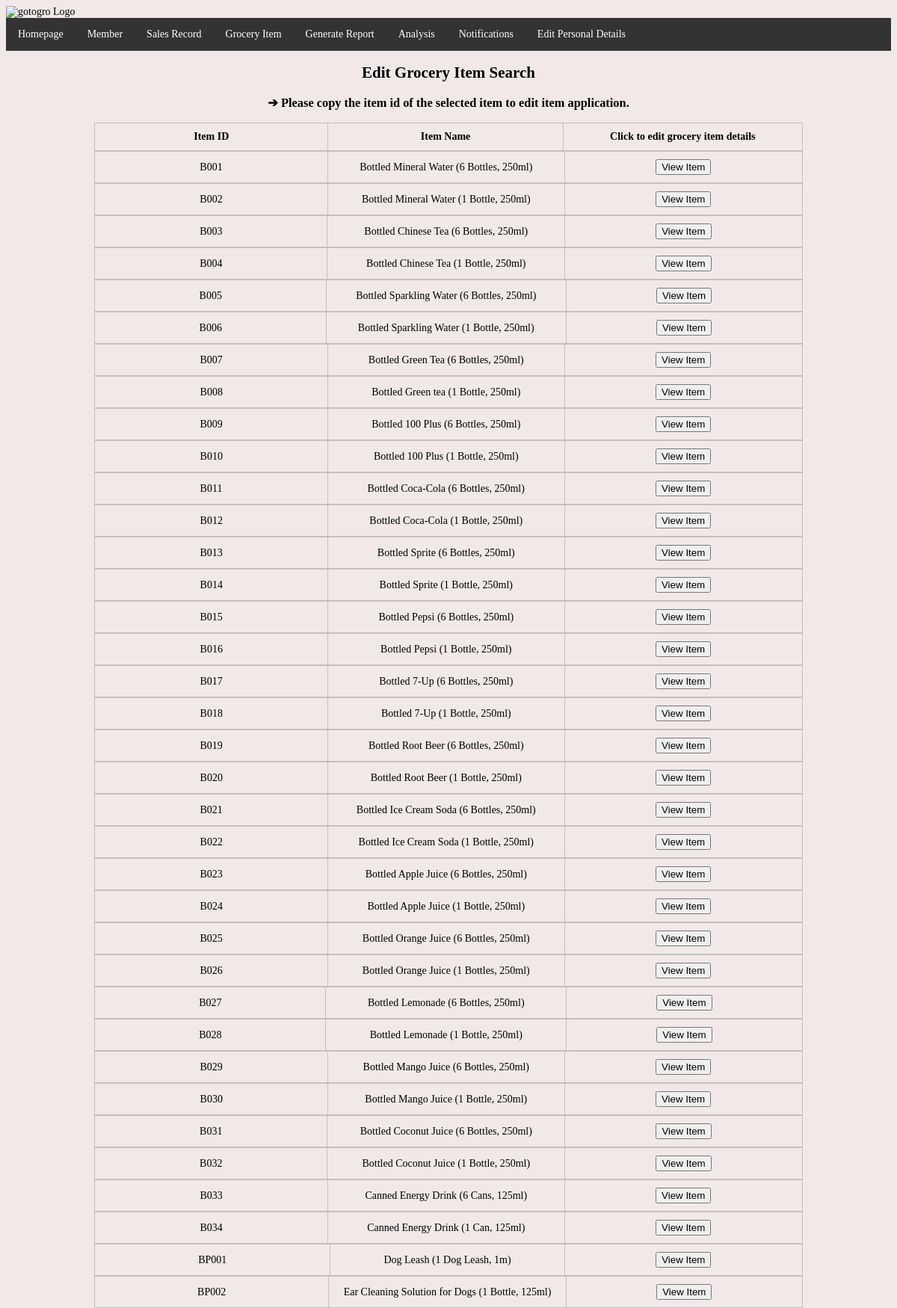
The app's page /searchGroceryItemEditGroceryItemManager.php (upper part) with its own data.
### tables this page shows
CREATE TABLE `item` (
  `item_id` varchar(50) NOT NULL,
  `item_name` varchar(100) NOT NULL,
  `item_price` float NOT NULL,
  `item_category` varchar(50) NOT NULL
);

### searchGroceryItemEditGroceryItemManager.php (the view, shortened to what this page needs)
<!DOCTYPE html>
<html>
  <head>
  </head>
<body>
  <img src="SLogo.png" alt="gotogro Logo" width="300" height="90">
  <ul>
    <li><a href="managerHomepage.php">Homepage</a> </li>
    <li class="dropdown">
      <a href="javascript:void(0)" class="dropbtn">Member</a>
    </li>
    <li class="dropdown">
      <a href="javascript:void(0)" class="dropbtn">Sales Record</a>
    </li>
    <li class="dropdown">
      <a href="javascript:void(0)" class="dropbtn">Grocery Item</a>
    </li>
    <li><a href="#news">Generate Report</a></li>
    <li><a href="#news">Analysis</a></li>
    <li><a href="#news">Notifications</a></li>
    <li><a href="#news">Edit Personal Details</a></li>
  </ul>
  <center>
    <div class="topics">
      <h2> Edit Grocery Item Search </h2>
      <h3> ➔ Please copy the item id of the selected item to edit item application. </h3>
      <?php
        $query = "SELECT * FROM item";
        $results = mysqli_query($mysqli,$query);
        echo "<table>
                <tr>
                  <td style='width:500px'> <strong> Item ID </strong> </td>
                  <td style='width:500px'> <strong> Item Name </strong> </td>
                  <td style='width:500px'> <strong> Click to edit grocery item details </strong> </td>
                </tr>
              </table>";
        if ($results != NULL)
        {
          while($row = mysqli_fetch_array($results))
          {
            $id = $row['item_id'];
            echo "
            <form action='editGroceryItemManager.php' method='post'>
                <table class = 'lefttable'>
                <tr>
                  <td style='width:500px'> " .$row['item_id']."</td>
                  <td style='width:500px'> " .$row['item_name']."</td>
                  <td style='width:500px'> <button name='edit_item' value='$id' type='submit'>View Item</button> </td>
                </tr>
                </table>
                </form>";
              }
          }
      ?>
     </center>
</body>
</html>

### searchGroceryItemEditGroceryItemManager.php (style rules this page uses)
body { background-color: #F1E9E8; font-family: Montserrat; font-size: 14px; }
ul { list-style-type: none; margin: 0; padding: 0; overflow: hidden; background-color: #333; }
li { float: left; }
li a, .dropbtn { display: inline-block; color: white; text-align: center; padding: 14px 16px; text-decoration: none; }
li.dropdown { display: inline-block; }
table { border-collapse: collapse; width:80%; margin-left: auto; margin-right: auto; }
th,td { border: 1px solid #c0c0c0; padding: 10px; text-align:center; }

### records on screen
item: item_id "B001", item_name "Bottled Mineral Water (6 Bottles, 250ml)"
item: item_id "B002", item_name "Bottled Mineral Water (1 Bottle, 250ml)"
item: item_id "B003", item_name "Bottled Chinese Tea (6 Bottles, 250ml)"
item: item_id "B004", item_name "Bottled Chinese Tea (1 Bottle, 250ml)"
item: item_id "B005", item_name "Bottled Sparkling Water (6 Bottles, 250ml)"
item: item_id "B006", item_name "Bottled Sparkling Water (1 Bottle, 250ml)"
item: item_id "B007", item_name "Bottled Green Tea (6 Bottles, 250ml)"
item: item_id "B008", item_name "Bottled Green tea (1 Bottle, 250ml)"
item: item_id "B009", item_name "Bottled 100 Plus (6 Bottles, 250ml)"
item: item_id "B010", item_name "Bottled 100 Plus (1 Bottle, 250ml)"
item: item_id "B011", item_name "Bottled Coca-Cola (6 Bottles, 250ml)"
item: item_id "B012", item_name "Bottled Coca-Cola (1 Bottle, 250ml)"
item: item_id "B013", item_name "Bottled Sprite (6 Bottles, 250ml)"
item: item_id "B014", item_name "Bottled Sprite (1 Bottle, 250ml)"
item: item_id "B015", item_name "Bottled Pepsi (6 Bottles, 250ml)"
item: item_id "B016", item_name "Bottled Pepsi (1 Bottle, 250ml)"
item: item_id "B017", item_name "Bottled 7-Up (6 Bottles, 250ml)"
item: item_id "B018", item_name "Bottled 7-Up (1 Bottle, 250ml)"
item: item_id "B019", item_name "Bottled Root Beer (6 Bottles, 250ml)"
item: item_id "B020", item_name "Bottled Root Beer (1 Bottle, 250ml)"
item: item_id "B021", item_name "Bottled Ice Cream Soda (6 Bottles, 250ml)"
item: item_id "B022", item_name "Bottled Ice Cream Soda (1 Bottle, 250ml)"
item: item_id "B023", item_name "Bottled Apple Juice (6 Bottles, 250ml)"
item: item_id "B024", item_name "Bottled Apple Juice (1 Bottle, 250ml)"
item: item_id "B025", item_name "Bottled Orange Juice (6 Bottles, 250ml)"
item: item_id "B026", item_name "Bottled Orange Juice (1 Bottles, 250ml)"
item: item_id "B027", item_name "Bottled Lemonade (6 Bottles, 250ml)"
item: item_id "B028", item_name "Bottled Lemonade (1 Bottle, 250ml)"
item: item_id "B029", item_name "Bottled Mango Juice (6 Bottles, 250ml)"
item: item_id "B030", item_name "Bottled Mango Juice (1 Bottle, 250ml)"
item: item_id "B031", item_name "Bottled Coconut Juice (6 Bottles, 250ml)"
item: item_id "B032", item_name "Bottled Coconut Juice (1 Bottle, 250ml)"
item: item_id "B033", item_name "Canned Energy Drink (6 Cans, 125ml)"
item: item_id "B034", item_name "Canned Energy Drink (1 Can, 125ml)"
item: item_id "BP001", item_name "Dog Leash (1 Dog Leash, 1m)"
item: item_id "BP002", item_name "Ear Cleaning Solution for Dogs (1 Bottle, 125ml)"
